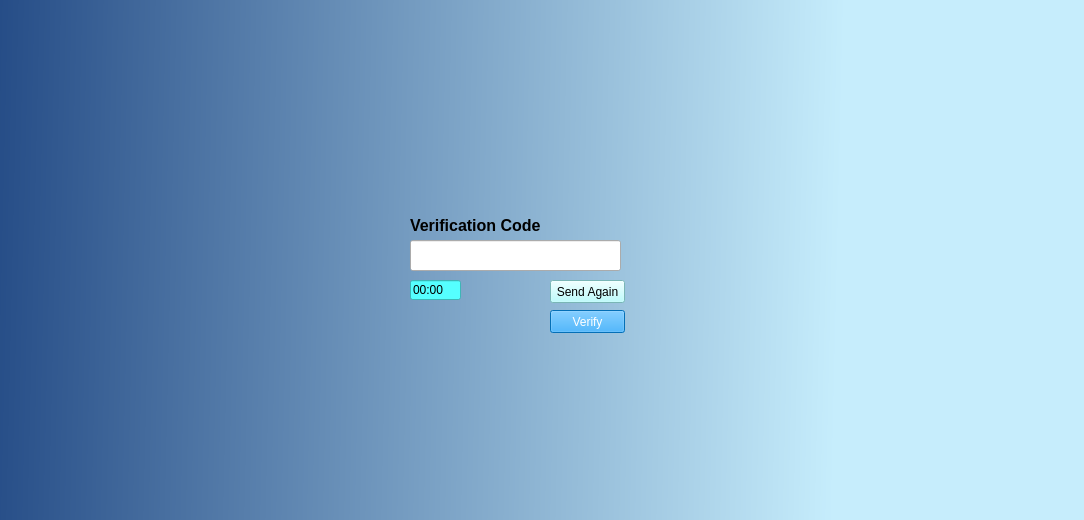
<?xml version="1.0" encoding="UTF-8"?>
<ui version="4.0">
 <class>Form</class>
 <widget class="QWidget" name="Form">
  <property name="geometry">
   <rect>
    <x>0</x>
    <y>0</y>
    <width>1084</width>
    <height>520</height>
   </rect>
  </property>
  <property name="windowTitle">
   <string>Form</string>
  </property>
  <property name="styleSheet">
   <string notr="true">#Form{
background-color: qlineargradient(spread:pad, x1:0, y1:0, x2:1, y2:0.0113636, stop:0 rgba(38, 77, 135, 255), stop:0.778409 rgba(198, 237, 252, 255));

}</string>
  </property>
  <widget class="QLineEdit" name="lineEdit_VCode">
   <property name="geometry">
    <rect>
     <x>410</x>
     <y>240</y>
     <width>211</width>
     <height>31</height>
    </rect>
   </property>
  </widget>
  <widget class="QLabel" name="label">
   <property name="geometry">
    <rect>
     <x>410</x>
     <y>210</y>
     <width>141</width>
     <height>31</height>
    </rect>
   </property>
   <property name="font">
    <font>
     <pointsize>12</pointsize>
     <weight>75</weight>
     <bold>true</bold>
    </font>
   </property>
   <property name="text">
    <string>Verification Code</string>
   </property>
  </widget>
  <widget class="QLineEdit" name="lineEdit_Timer">
   <property name="geometry">
    <rect>
     <x>410</x>
     <y>280</y>
     <width>51</width>
     <height>20</height>
    </rect>
   </property>
   <property name="styleSheet">
    <string notr="true">background-color: rgb(85, 255, 255);
font: 75 9pt &quot;MS Shell Dlg 2&quot;;
</string>
   </property>
   <property name="text">
    <string>00:00</string>
   </property>
   <property name="readOnly">
    <bool>true</bool>
   </property>
  </widget>
  <widget class="QPushButton" name="pushButton_SendAgain">
   <property name="geometry">
    <rect>
     <x>550</x>
     <y>280</y>
     <width>75</width>
     <height>23</height>
    </rect>
   </property>
   <property name="styleSheet">
    <string notr="true">background-color: rgb(170, 255, 255);
font: 63 9pt &quot;Segoe UI Semibold&quot;;</string>
   </property>
   <property name="text">
    <string>Send Again</string>
   </property>
  </widget>
  <widget class="QPushButton" name="pushButton_Verify">
   <property name="geometry">
    <rect>
     <x>550</x>
     <y>310</y>
     <width>75</width>
     <height>23</height>
    </rect>
   </property>
   <property name="styleSheet">
    <string notr="true">background-color: rgb(5, 155, 255);
color: rgb(255, 255, 255);
font: 87 10pt &quot;Segoe UI Black&quot;;</string>
   </property>
   <property name="text">
    <string>Verify</string>
   </property>
  </widget>
 </widget>
 <resources/>
 <connections/>
</ui>
